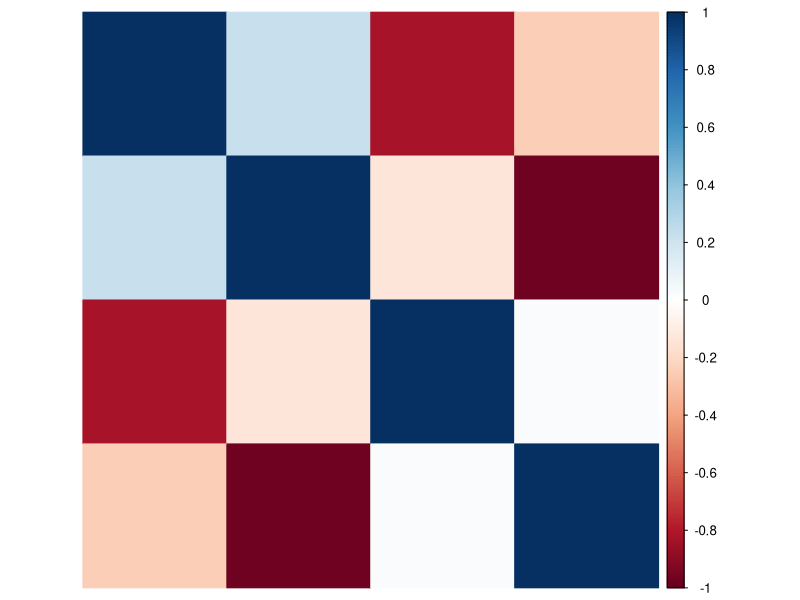
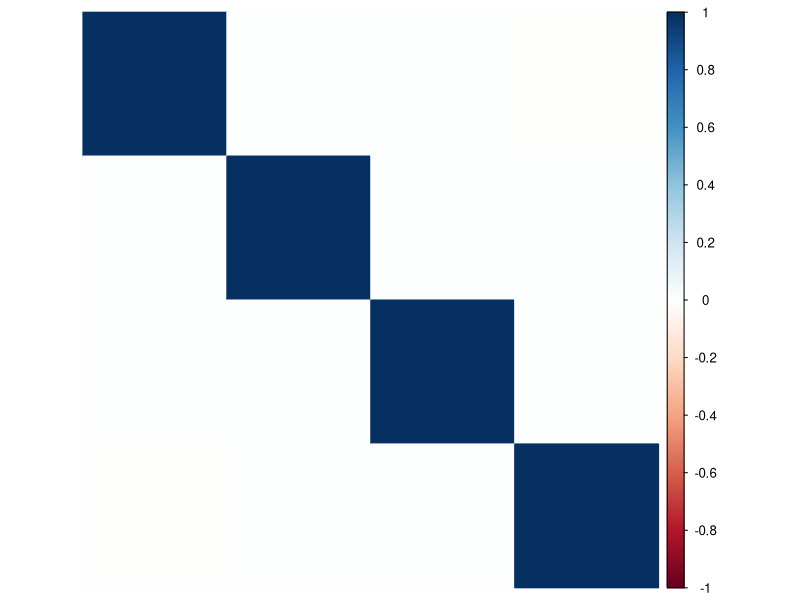
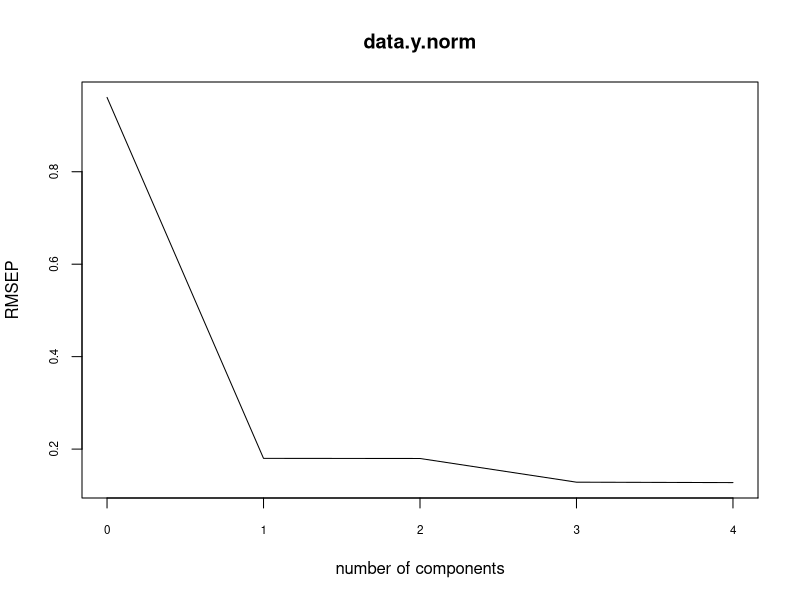
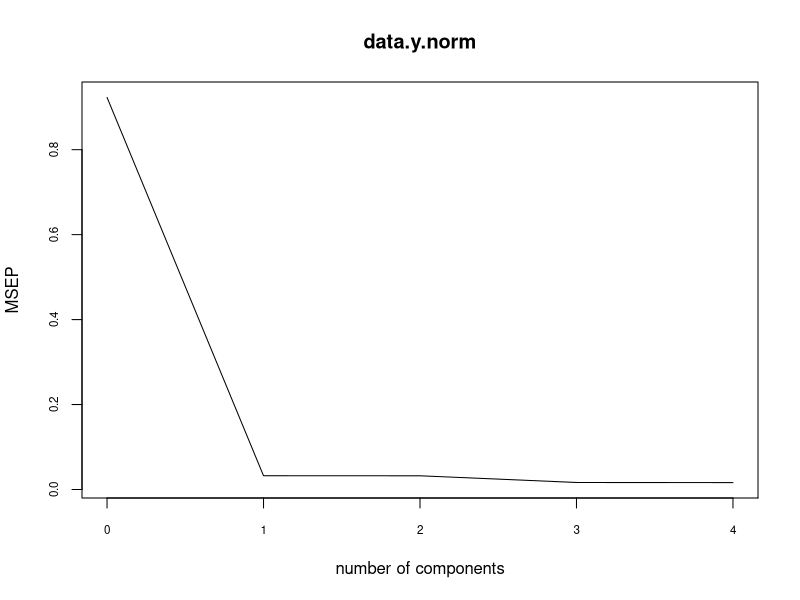
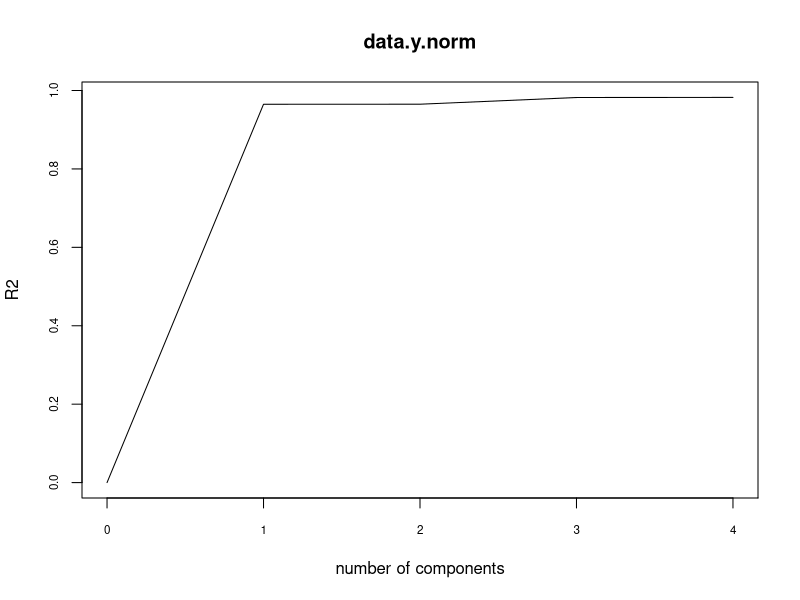

Recreate these plots in R, in order.
library(readr) 
library(car)
library(tidyverse)
library(caret)
library(pls)
library(magrittr) # needs to be run every time you start R and want to use %>%
library(dplyr) 

# Read data from csv
data <- read_csv("TableB21.csv")

# Linear model without PCA
lmodel.none <- lm(Y ~ ., data = data)
summary(lmodel.none)

# Extracting the dependent variable y to data.y and removing it from the original dataframe.
data.y <- data$Y
data$Y <- NULL

# Understand variable correlation
res <- cor(data, method="pearson")
corrplot::corrplot(res, method= "color", order = "hclust", tl.pos = 'n')

# Do data normalization
data.norm <- scale(data)
data.y.norm <- scale(data.y)

# Get summary of principle components
data.pca1 <- prcomp(data.norm, center=TRUE, scale.=TRUE)
summary(data.pca1)

# Look at the eigen values
data.pca1$sdev

# Understand principle components correlation
res1 <- cor(data.pca1$x, method="pearson")
corrplot::corrplot(res1, method= "color", order = "hclust", tl.pos = 'n')

#  Combine both principle components and y
pcs <- as.data.frame(data.pca1$x)
pcr.data <- cbind(data.y.norm, pcs)

# Perform principle component regression
lmodel <- lm(data.y.norm ~ PC1 + PC2, data = pcr.data)
summary(lmodel)

# Perform principle component regression using significant PC
lmodel <- lm(data.y.norm ~ PC1, data = pcr.data)
summary(lmodel)

fit <- pcr(data.y.norm ~., data = pcr.data)

validationplot(fit, val.type="RMSEP", cex.axis=0.7)
axis(side = 1, at = c(8), cex.axis=0.7)
abline(v = 8, col = "blue", lty = 3)

validationplot(fit, val.type="MSEP", cex.axis=0.7)
axis(side = 1, at = c(8), cex.axis=0.7)
abline(v = 8, col = "blue", lty = 3)

validationplot(fit, val.type="R2", cex.axis=0.7)
axis(side = 1, at = c(8), cex.axis=0.7)
abline(v = 8, col = "blue", lty = 3)
